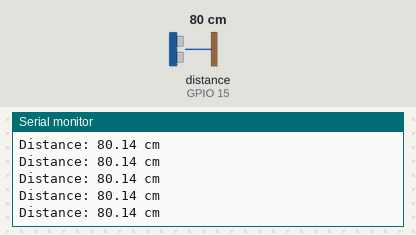
Bench run of a sketch on a simulated ESP32. Parts: the last lines printed to the serial monitor. Wiring (inferred from the names in the program): ultrasonic range finder: trigger GPIO 2; echo GPIO 15. Inputs (shaded band) come from the test bench; at power-on: distance to the obstacle (sensor on GPIO 15) 80 cm. The echo pulse lasts 58.3 µs per cm.

Above: at 1.2 s.
1.3 s: distance to the obstacle (sensor on GPIO 15) set to 2 cm
At 1.37 s:
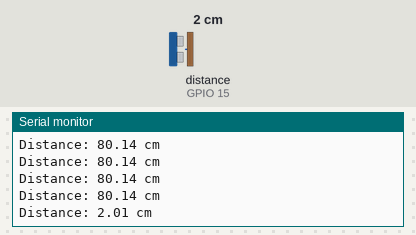
2.8 s: distance to the obstacle (sensor on GPIO 15) set to 4 cm
At 2.88 s:
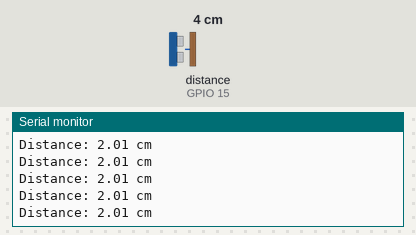
Timing chart, 0 to 5.8 s (numbered marks = the images above; inputs shaded):
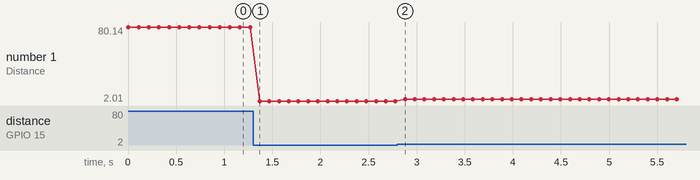

Measured:
- after the input at 1.3 s, the serial monitor: prints a new line after 0.07 s (image 1)
- plotted number 1: 80.14 → 2.01 after the input at 1.3 s, 2.01 → 4.02 after the input at 2.8 s

The sketch:

UltrasonicSensor_ESP32.ino
```cpp
const int triggerPin = 2;
const int echoPin = 15;

void setup() {
  Serial.begin(9600);
  pinMode(triggerPin, OUTPUT);
  pinMode(echoPin, INPUT);
}

void loop() {
  float duration, dist;
  int distance;
  digitalWrite(triggerPin, LOW);
  delayMicroseconds(2);
  digitalWrite(triggerPin, HIGH);
  delayMicroseconds(10);
  digitalWrite(triggerPin, LOW);

  duration = pulseIn(echoPin, HIGH);
  dist = (duration / 2) / 29.1;  // Calculate distance in centimeters
  distance = round(dist);
  Serial.print("Distance: ");
  Serial.print(dist);
  Serial.println(" cm");
  delay(100);  // Adjust delay as needed for your application
}
```
